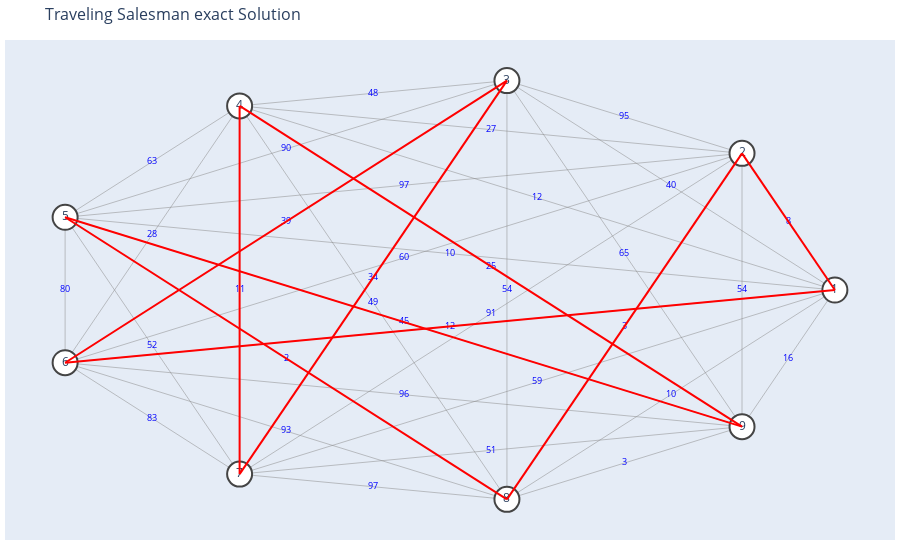

Source (notebook cell):
### Markdown cell above
# Optimal Solutions

### Code cell
plot_TSP(G1,optimum['G1']['way'],optimum['G1']['cost'])

### Figure 1 — Plotly figure (JSON) as saved in the notebook; plotly's stock layout.template omitted (floating-point values rounded to 4 significant figures)
{"data": [{"hoverinfo": "none", "line": {"color": "#888", "width": 0.5}, "mode": "lines", "type": "scatter", "x": [1, 0.766, null, 1, 0.1736, null, 1, -0.5, null, 1, -0.9397, null, 1, -0.9397, null, 1, -0.5, null, 1, 0.1736, null, 1, 0.766, null, 0.766, 0.1736, null, 0.766, -0.5, null, 0.766, -0.9397, null, 0.766, -0.9397, null, 0.766, -0.5, null, 0.766, 0.1736, null, 0.766, 0.766, null, 0.1736, -0.5, null, 0.1736, -0.9397, null, 0.1736, -0.9397, null, 0.1736, -0.5, null, 0.1736, 0.1736, null, 0.1736, 0.766, null, -0.5, -0.9397, null, -0.5, -0.9397, null, -0.5, -0.5, null, -0.5, 0.1736, null, -0.5, 0.766, null, -0.9397, -0.9397, null, -0.9397, -0.5, null, -0.9397, 0.1736, null, -0.9397, 0.766, null, -0.9397, -0.5, null, -0.9397, 0.1736, null, -0.9397, 0.766, null, -0.5, 0.1736, null, -0.5, 0.766, null, 0.1736, 0.766, null], "y": [1.987e-08, 0.6428, null, 1.987e-08, 0.9848, null, 1.987e-08, 0.866, null, 1.987e-08, 0.342, null, 1.987e-08, -0.342, null, 1.987e-08, -0.866, null, 1.987e-08, -0.9848, null, 1.987e-08, -0.6428, null, 0.6428, 0.9848, null, 0.6428, 0.866, null, 0.6428, 0.342, null, 0.6428, -0.342, null, 0.6428, -0.866, null, 0.6428, -0.9848, null, 0.6428, -0.6428, null, 0.9848, 0.866, null, 0.9848, 0.342, null, 0.9848, -0.342, null, 0.9848, -0.866, null, 0.9848, -0.9848, null, 0.9848, -0.6428, null, 0.866, 0.342, null, 0.866, -0.342, null, 0.866, -0.866, null, 0.866, -0.9848, null, 0.866, -0.6428, null, 0.342, -0.342, null, 0.342, -0.866, null, 0.342, -0.9848, null, 0.342, -0.6428, null, -0.342, -0.866, null, -0.342, -0.9848, null, -0.342, -0.6428, null, -0.866, -0.9848, null, -0.866, -0.6428, null, -0.9848, -0.6428, null]}, {"hoverinfo": "none", "marker": {"color": "#FFF", "colorscale": [[0, "rgb(161, 105, 40)"], [0.1667, "rgb(189, 146, 90)"], [0.3333, "rgb(214, 189, 141)"], [0.5, "rgb(237, 234, 194)"], [0.6667, "rgb(181, 200, 184)"], [0.8333, "rgb(121, 167, 172)"], [1, "rgb(40, 135, 161)"]], "line": {"width": 2}, "reversescale": true, "showscale": false, "size": 25}, "mode": "markers+text", "text": ["1", "2", "3", "4", "5", "6", "7", "8", "9"], "textposition": "middle center", "type": "scatter", "x": [1, 0.766, 0.1736, -0.5, -0.9397, -0.9397, -0.5, 0.1736, 0.766], "y": [1.987e-08, 0.6428, 0.9848, 0.866, 0.342, -0.342, -0.866, -0.9848, -0.6428]}, {"hoverinfo": "none", "marker": {"opacity": 0}, "mode": "markers+text", "text": ["8", "40", "12", "10", "12", "59", "10", "16", "95", "27", "97", "60", "91", "3", "54", "48", "90", "39", "34", "54", "65", "63", "28", "11", "49", "25", "80", "52", "2", "45", "83", "93", "96", "97", "51", "3"], "textfont": {"color": "blue", "size": 9}, "textposition": "middle center", "type": "scatter", "x": [0.883, 0.5868, 0.25, 0.03015, 0.03015, 0.25, 0.5868, 0.883, 0.4698, 0.133, -0.08682, -0.08682, 0.133, 0.4698, 0.766, -0.1632, -0.383, -0.383, -0.1632, 0.1736, 0.4698, -0.7198, -0.7198, -0.5, -0.1632, 0.133, -0.9397, -0.7198, -0.383, -0.08682, -0.7198, -0.383, -0.08682, -0.1632, 0.133, 0.4698], "y": [0.3214, 0.4924, 0.433, 0.171, -0.171, -0.433, -0.4924, -0.3214, 0.8138, 0.7544, 0.4924, 0.1504, -0.1116, -0.171, -6.954e-08, 0.9254, 0.6634, 0.3214, 0.05939, 1.987e-08, 0.171, 0.604, 0.262, -9.934e-09, -0.05939, 0.1116, 4.967e-08, -0.262, -0.3214, -0.1504, -0.604, -0.6634, -0.4924, -0.9254, -0.7544, -0.8138]}, {"hoverinfo": "none", "line": {"color": "#F00", "width": 2}, "mode": "lines", "type": "scatter", "x": [1, -0.9397, null, -0.9397, 0.1736, null, 0.1736, -0.5, null, -0.5, -0.5, null, -0.5, 0.766, null, 0.766, -0.9397, null, -0.9397, 0.1736, null, 0.1736, 0.766, null, 0.766, 1, null], "y": [1.987e-08, -0.342, null, -0.342, 0.9848, null, 0.9848, -0.866, null, -0.866, 0.866, null, 0.866, -0.6428, null, -0.6428, 0.342, null, 0.342, -0.9848, null, -0.9848, 0.6428, null, 0.6428, 1.987e-08, null]}], "layout": {"hovermode": "closest", "margin": {"b": 20, "l": 5, "r": 5, "t": 40}, "showlegend": false, "title": {"font": {"size": 16}, "text": "Traveling Salesman exact Solution"}, "xaxis": {"showgrid": false, "showticklabels": false, "zeroline": false}, "yaxis": {"showgrid": false, "showticklabels": false, "zeroline": false}}}
